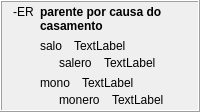
            <widget class="QFrame" name="frame">
             <property name="frameShape">
              <enum>QFrame::Box</enum>
             </property>
             <property name="frameShadow">
              <enum>QFrame::Raised</enum>
             </property>
             <layout class="QHBoxLayout" name="horizontalLayout_58">
              <property name="topMargin">
               <number>3</number>
              </property>
              <property name="bottomMargin">
               <number>3</number>
              </property>
              <item>
               <widget class="QLabel" name="label_308">
                <property name="text">
                 <string>-ER</string>
                </property>
                <property name="alignment">
                 <set>Qt::AlignHCenter|Qt::AlignTop</set>
                </property>
                <property name="tipo" stdset="0">
                 <string>afikso</string>
                </property>
               </widget>
              </item>
              <item>
               <layout class="QVBoxLayout" name="verticalLayout_352">
                <item>
                 <widget class="QLabel" name="Lec09_Label657">
                  <property name="sizePolicy">
                   <sizepolicy hsizetype="Preferred" vsizetype="Maximum">
                    <horstretch>0</horstretch>
                    <verstretch>0</verstretch>
                   </sizepolicy>
                  </property>
                  <property name="styleSheet">
                   <string notr="true">font-weight: bold;</string>
                  </property>
                  <property name="text">
                   <string>parente por causa do casamento</string>
                  </property>
                  <property name="wordWrap">
                   <bool>true</bool>
                  </property>
                 </widget>
                </item>
                <item>
                 <layout class="QVBoxLayout" name="verticalLayout_15">
                  <item>
                   <layout class="QVBoxLayout" name="verticalLayout_353">
                    <property name="spacing">
                     <number>3</number>
                    </property>
                    <item>
                     <layout class="QHBoxLayout" name="horizontalLayout_580">
                      <property name="spacing">
                       <number>12</number>
                      </property>
                      <item>
                       <widget class="neklakebla_nova" name="Lec09_Button632">
                        <property name="text">
                         <string>salo</string>
                        </property>
                       </widget>
                      </item>
                      <item>
                       <widget class="QLabel" name="Lec09_Label658">
                        <property name="sizePolicy">
                         <sizepolicy hsizetype="Expanding" vsizetype="Preferred">
                          <horstretch>0</horstretch>
                          <verstretch>0</verstretch>
                         </sizepolicy>
                        </property>
                        <property name="text">
                         <string>TextLabel</string>
                        </property>
                        <property name="wordWrap">
                         <bool>true</bool>
                        </property>
                       </widget>
                      </item>
                     </layout>
                    </item>
                    <item>
                     <layout class="QHBoxLayout" name="horizontalLayout_581">
                      <property name="spacing">
                       <number>12</number>
                      </property>
                      <item>
                       <widget class="label_sago_reversa" name="label_373">
                        <property name="sizePolicy">
                         <sizepolicy hsizetype="Maximum" vsizetype="Preferred">
                          <horstretch>0</horstretch>
                          <verstretch>0</verstretch>
                         </sizepolicy>
                        </property>
                        <property name="text">
                         <string/>
                        </property>
                        <property name="pixmap">
                         <pixmap resource="ikonoj.qrc">:/ikonoj/sago_revena.png</pixmap>
                        </property>
                       </widget>
                      </item>
                      <item>
                       <widget class="neklakebla_nova" name="Lec09_Button633">
                        <property name="text">
                         <string>salero</string>
                        </property>
                       </widget>
                      </item>
                      <item>
                       <widget class="QLabel" name="Lec09_Label659">
                        <property name="sizePolicy">
                         <sizepolicy hsizetype="Expanding" vsizetype="Preferred">
                          <horstretch>0</horstretch>
                          <verstretch>0</verstretch>
                         </sizepolicy>
                        </property>
                        <property name="text">
                         <string>TextLabel</string>
                        </property>
                        <property name="wordWrap">
                         <bool>true</bool>
                        </property>
                       </widget>
                      </item>
                     </layout>
                    </item>
                   </layout>
                  </item>
                 </layout>
                </item>
                <item>
                 <layout class="QVBoxLayout" name="verticalLayout_354">
                  <property name="spacing">
                   <number>3</number>
                  </property>
                  <item>
                   <layout class="QHBoxLayout" name="horizontalLayout_582">
                    <property name="spacing">
                     <number>12</number>
                    </property>
                    <item>
                     <widget class="neklakebla_nova" name="Lec09_Button30">
                      <property name="text">
                       <string>mono</string>
                      </property>
                     </widget>
                    </item>
                    <item>
                     <widget class="QLabel" name="Lec09_Label31">
                      <property name="sizePolicy">
                       <sizepolicy hsizetype="Expanding" vsizetype="Preferred">
                        <horstretch>0</horstretch>
                        <verstretch>0</verstretch>
                       </sizepolicy>
                      </property>
                      <property name="text">
                       <string>TextLabel</string>
                      </property>
                      <property name="wordWrap">
                       <bool>true</bool>
                      </property>
                     </widget>
                    </item>
                   </layout>
                  </item>
                  <item>
                   <layout class="QHBoxLayout" name="horizontalLayout_583">
                    <property name="spacing">
                     <number>12</number>
                    </property>
                    <item>
                     <widget class="label_sago_reversa" name="label_374">
                      <property name="sizePolicy">
                       <sizepolicy hsizetype="Maximum" vsizetype="Preferred">
                        <horstretch>0</horstretch>
                        <verstretch>0</verstretch>
                       </sizepolicy>
                      </property>
                      <property name="text">
                       <string/>
                      </property>
                      <property name="pixmap">
                       <pixmap resource="ikonoj.qrc">:/ikonoj/sago_revena.png</pixmap>
                      </property>
                     </widget>
                    </item>
                    <item>
                     <widget class="neklakebla_nova" name="Lec09_Button31">
                      <property name="text">
                       <string>monero</string>
                      </property>
                     </widget>
                    </item>
                    <item>
                     <widget class="QLabel" name="Lec09_Label32">
                      <property name="sizePolicy">
                       <sizepolicy hsizetype="Expanding" vsizetype="Preferred">
                        <horstretch>0</horstretch>
                        <verstretch>0</verstretch>
                       </sizepolicy>
                      </property>
                      <property name="text">
                       <string>TextLabel</string>
                      </property>
                      <property name="wordWrap">
                       <bool>true</bool>
                      </property>
                     </widget>
                    </item>
                   </layout>
                  </item>
                 </layout>
                </item>
               </layout>
              </item>
             </layout>
            </widget>
